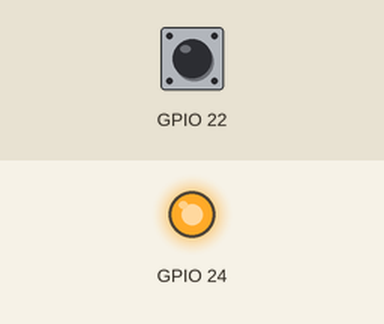
The program below on a simulated Raspberry Pi (BCM pin numbers). Shown: output pins drawn as LEDs (lit = HIGH). Inputs (shaded band) come from the test bench; at power-on: GPIO 22 LOW. What the program prints to the terminal is not drawn.

Above: at 1.2 s.
1.3 s: GPIO 22 pulled HIGH for 0.15 s
At 1.4 s:
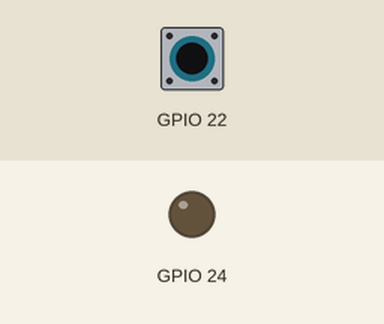
3.0 s: GPIO 22 pulled HIGH for 3.2 s
At 6.8 s:
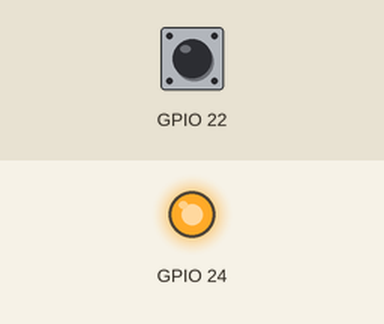
Timing chart, 0 to 8.3 s (numbered marks = the images above; inputs shaded):
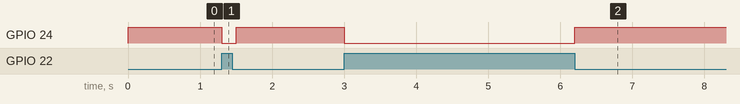

The program:

ir.py
```python
import RPi.GPIO as GPIO
import time

GPIO.setmode(GPIO.BCM)
GPIO.setwarnings(False)
GPIO.setup(22, GPIO.IN, pull_up_down=GPIO.PUD_DOWN)
GPIO.setup(24, GPIO.OUT)

while(True):
	if GPIO.input(22)==1:
		GPIO.output(24, GPIO.LOW)
		print("ir detected")
		time.sleep(0.2)
	else:
		GPIO.output(24, GPIO.HIGH)
		print("ir not detected")
```

Measured:
- after the input at 1.3 s, GPIO 24: HIGH → LOW at once, → HIGH 0.20 s later
- after the input at 3.0 s, GPIO 24: HIGH → LOW at once, → HIGH 3.2 s later
